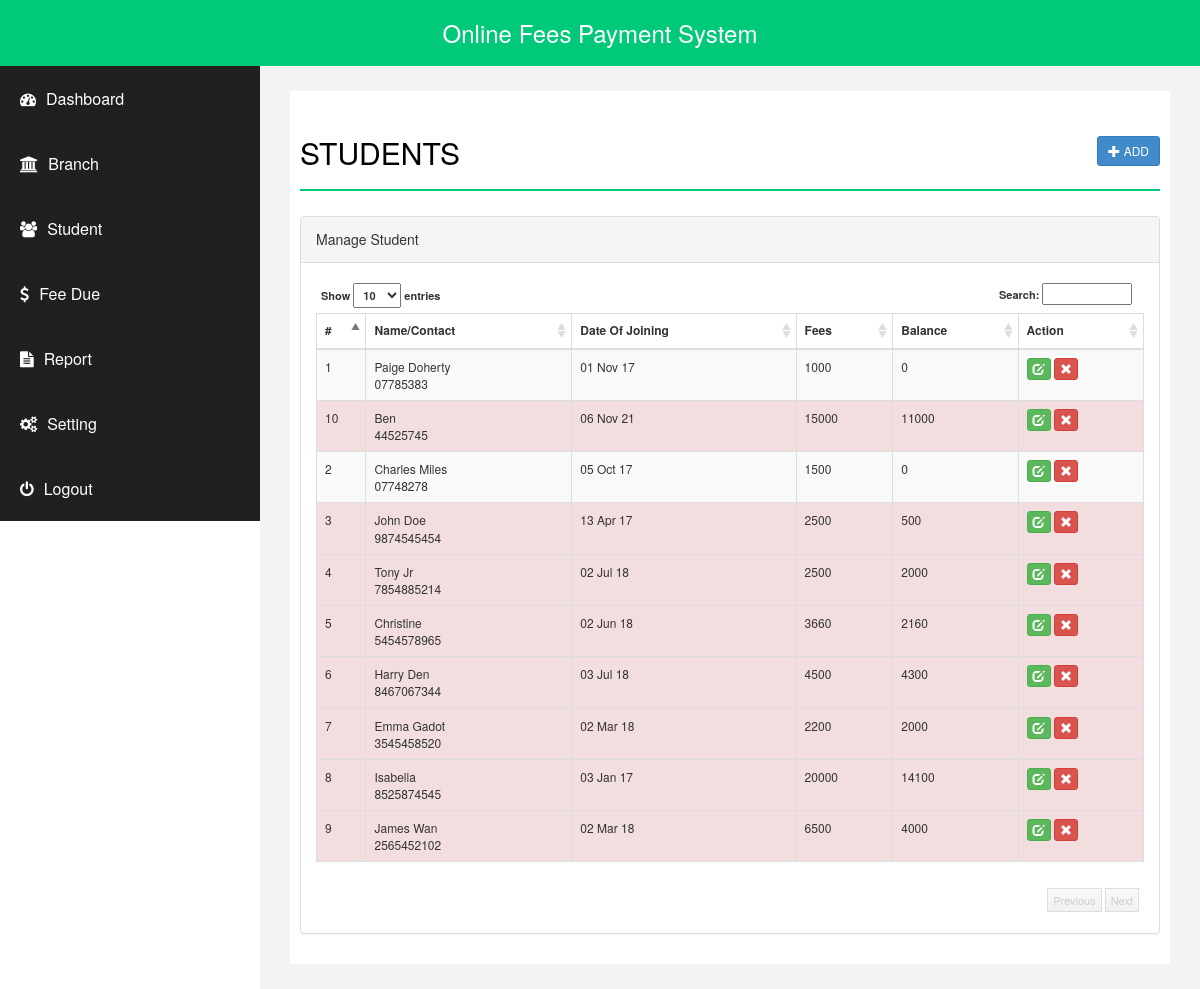
/student.php (signed in), run on the app's committed database.
### tables this page shows
CREATE TABLE `student` (
  `id` int(255) NOT NULL,
  `emailid` varchar(255) NOT NULL,
  `sname` varchar(255) NOT NULL,
  `joindate` datetime NOT NULL,
  `contact` varchar(255) NOT NULL,
  `fees` int(255) NOT NULL,
  `branch` varchar(255) NOT NULL,
  `balance` int(255) NOT NULL,
  `delete_status` enum('0','1') NOT NULL DEFAULT '0',
  `about` varchar(20) NOT NULL
);

### student.php (the view, shortened to what this page needs)
<?php
include("php/dbconnect.php");
$id="";
$emailid='';
$sname='';
$joindate = '';
$remark='';
$contact='';
$balance = 0;
$fees='';
$about = '';
$branch='';
$action = "add";
?>
<!DOCTYPE html>
<html xmlns="http://www.w3.org/1999/xhtml">
<head>
    <link href="css/bootstrap.css" rel="stylesheet" />
    <link href="css/font-awesome.css" rel="stylesheet" />
    <link href="css/basic.css" rel="stylesheet" />
    <link href="css/custom.css" rel="stylesheet" />
	<link href="css/ui.css" rel="stylesheet" />
	<link href="css/datepicker.css" rel="stylesheet" />
</head>
<?php
include("php/header.php");
?>
        <div id="page-wrapper">
            <div id="page-inner">
                <div class="row">
                    <div class="col-md-12">
                        <h1 class="page-head-line">Students
						<?php
						echo (isset($_GET['action']) && @$_GET['action']=="add" || @$_GET['action']=="edit")?
						' <a href="student.php" class="btn btn-primary btn-sm pull-right">Back <i class="glyphicon glyphicon-arrow-right"></i></a>':'<a href="student.php?action=add" class="btn btn-primary btn-sm pull-right"><i class="glyphicon glyphicon-plus"></i> Add </a>';
						?>
						</h1>
                    </div>
                </div>
        <?php
		 if(isset($_GET['action']) && @$_GET['action']=="add" || @$_GET['action']=="edit")
		 {
		?>
			<script type="text/javascript" src="js/validation/jquery.validate.min.js"></script>
                <div class="row">
                    <div class="col-sm-10 col-sm-offset-1">
               <div class="panel panel-primary">
                        <div class="panel-heading">
                           <?php echo ($action=="add")? "Add Student": "Edit Student"; ?>
                        </div>
						<form action="student.php" method="post" id="signupForm1" class="form-horizontal">
                        <div class="panel-body">
						<fieldset class="scheduler-border" >
						 <legend  class="scheduler-border">Personal Information : </legend>
						<div class="form-group">
								<label class="col-sm-2 control-label" for="Old">Name* </label>
								<div class="col-sm-10">
									<input type="text" class="form-control" id="sname" name="sname" value="<?php echo $sname;?>"  />
								</div>
							</div>
						<div class="form-group">
								<label class="col-sm-2 control-label" for="Old">Contact* </label>
								<div class="col-sm-10">
									<input type="text" class="form-control" id="contact" name="contact" value="<?php echo $contact;?>" maxlength="10" />
								</div>
							</div>
						<div class="form-group">
								<label class="col-sm-2 control-label" for="Old">Branch* </label>
								<div class="col-sm-10">
									<select  class="form-control" id="branch" name="branch" >
									<option value="" >Select Branch</option>
                                    <?php
									$sql = "select * from branch where delete_status='0' order by branch.branch asc";
									$q = $conn->query($sql);
									while($r = $q->fetch_assoc())
									{
									echo '<option value="'.$r['id'].'"  '.(($branch==$r['id'])?'selected="selected"':'').'>'.$r['branch'].'</option>';
									}
									?>
									</select>
								</div>
						</div>
						<div class="form-group">
								<label class="col-sm-2 control-label" for="Old">DOJ* </label>
								<div class="col-sm-10">
									<input type="text" class="form-control" id="joindate" name="joindate" value="<?php echo  ($joindate!='')?date("Y-m-d", strtotime($joindate)):'';?>" style="background-color: #fff;" readonly />
								</div>
							</div>
						 </fieldset>
							<fieldset class="scheduler-border" >
						 <legend  class="scheduler-border">Fee Information : </legend>
						<div class="form-group">
								<label class="col-sm-2 control-label" for="Old">Total Fees* </label>
								<div class="col-sm-10">
									<input type="text" class="form-control" id="fees" name="fees" value="<?php echo $fees;?>" <?php echo ($action=="update")?"disabled":""; ?>  />
								</div>
						</div>
						<?php
						if($action=="add")
						{
						?>
						<div class="form-group">
								<label class="col-sm-2 control-label" for="Old">Advance Fee* </label>
								<div class="col-sm-10">
									<input type="text" class="form-control" id="advancefees" name="advancefees" readonly   />
								</div>
						</div>
						<?php
						}
						?>
						<div class="form-group">
								<label class="col-sm-2 control-label" for="Old">Balance </label>
								<div class="col-sm-10">
									<input type="text" class="form-control"  id="balance" name="balance" value="<?php echo $balance;?>" disabled />
								</div>
						</div>
							<?php
						if($action=="add")
						{
						?>
							<div class="form-group">
								<label class="col-sm-2 control-label" for="Password">Fee Remark </label>
								<div class="col-sm-10">
	                        <textarea class="form-control" id="remark" name="remark"><?php echo $remark;?></textarea >
								</div>
							</div>
						<?php
						}
						?>
							</fieldset>
							 <fieldset class="scheduler-border" >
						 <legend  class="scheduler-border">Optional Information:</legend>
							<div class="form-group">
								<label class="col-sm-2 control-label" for="Password">About Student </label>
								<div class="col-sm-10">
	                        <textarea class="form-control" id="about" name="about"><?php echo $about;?></textarea >
								</div>
							</div>
							<div class="form-group">
								<label class="col-sm-2 control-label" for="Old">Email Id </label>
								<div class="col-sm-10">
									<input type="text" class="form-control" id="emailid" name="emailid" value="<?php echo $emailid;?>"  />
								</div>
						    </div>
							</fieldset>
						<div class="form-group">
								<div class="col-sm-8 col-sm-offset-2">
								<input type="hidden" name="id" value="<?php echo $id;?>">
								<input type="hidden" name="action" value="<?php echo $action;?>">
									<button type="submit" name="save" class="btn btn-primary">Save </button>
								</div>
							</div>
                         </div>
							</form>
                        </div>
                            </div>
                </div>
		<script type="text/javascript">
		$( document ).ready( function () {
		$( "#joindate" ).datepicker({
dateFormat:"yy-mm-dd",
changeMonth: true,
changeYear: true,
yearRange: "1970:<?php echo date('Y');?>"
});
		if($("#signupForm1").length > 0)
         {
		 <?php if($action=='add')
		 {
		 ?>
			$( "#signupForm1" ).validate( {
				rules: {
					sname: "required",
					joindate: "required",
					emailid: "email",
					branch: "required",
					contact: {
						required: true,
						digits: true
					},
					fees: {
						required: true,
						digits: true
					},
					advancefees: {
						required: true,
						digits: true
					},
				},
			<?php
			}else
			{
			?>
			$( "#signupForm1" ).validate( {
				rules: {
					sname: "required",
					joindate: "required",
					emailid: "email",
					branch: "required",
					contact: {
						required: true,
						digits: true
					}
				},
			<?php
			}
			?>
				errorElement: "em",
				errorPlacement: function ( error, element ) {
					// Add the `help-block` class to the error element
					error.addClass( "help-block" );
					// Add `has-feedback` class to the parent div.form-group
					// in order to add icons to inputs
					element.parents( ".col-sm-10" ).addClass( "has-feedback" );
					if ( element.prop( "type" ) === "checkbox" ) {
						error.insertAfter( element.parent( "label" ) );
					} else {
						error.insertAfter( element );
					}
					// Add the span element, if doesn't exists, and apply the icon classes to it.
					if ( !element.next( "span" )[ 0 ] ) {
						$( "<span class='glyphicon glyphicon-remove form-control-feedback'></span>" ).insertAfter( element );
					}
				},
				success: function ( label, element ) {
					// Add the span element, if doesn't exists, and apply the icon classes to it.
					if ( !$( element ).next( "span" )[ 0 ] ) {
						$( "<span class='glyphicon glyphicon-ok form-control-feedback'></span>" ).insertAfter( $( element ) );
					}
				},
				highlight: function ( element, errorClass, validClass ) {
					$( element ).parents( ".col-sm-10" ).addClass( "has-error" ).removeClass( "has-success" );
					$( element ).next( "span" ).addClass( "glyphicon-remove" ).removeClass( "glyphicon-ok" );
				},
				unhighlight: function ( element, errorClass, validClass ) {
					$( element ).parents( ".col-sm-10" ).addClass( "has-success" ).removeClass( "has-error" );
					$( element ).next( "span" ).addClass( "glyphicon-ok" ).removeClass( "glyphicon-remove" );
				}
			} );
			}
		} );
		$("#fees").keyup( function(){
		$("#advancefees").val("");
		$("#balance").val(0);
		var fee = $.trim($(this).val());
		if( fee!='' && !isNaN(fee))
		{
		$("#advancefees").removeAttr("readonly");
		$("#balance").val(fee);
		$('#advancefees').rules("add", {
            max: parseInt(fee)
        });
		}
		else{
		$("#advancefees").attr("readonly","readonly");
		}
		});
		$("#advancefees").keyup( function(){
		var advancefees = parseInt($.trim($(this).val()));
		var totalfee = parseInt($("#fees").val());
		if( advancefees!='' && !isNaN(advancefees) && advancefees<=totalfee)
		{
		var balance = totalfee-advancefees;
		$("#balance").val(balance);
		}
		else{
		$("#balance").val(totalfee);
		}
		});
	</script>
		<?php
		}else{
		?>
		 <link href="css/datatable/datatable.css" rel="stylesheet" />
		<div class="panel panel-default">
                        <div class="panel-heading">
                            Manage Student
                        </div>
                        <div class="panel-body">
                            <div class="table-sorting table-responsive">
                                <table class="table table-striped table-bordered table-hover" id="tSortable22">
                                    <thead>
                                        <tr>
                                            <th>#</th>
                                            <th>Name/Contact</th>
                                            <th>Date Of Joining</th>
                                            <th>Fees</th>
											<th>Balance</th>
											<th>Action</th>
                                        </tr>
                                    </thead>
                                    <tbody>
									<?php
									$sql = "select * from student where delete_status='0' or delete_status='1'";
									$q = $conn->query($sql);
									$i=1;
									while($r = $q->fetch_assoc())
									{
									echo '<tr '.(($r['balance']>0)?'class="danger"':'').'>
                                            <td>'.$i.'</td>
                                            <td>'.$r['sname'].'<br/>'.$r['contact'].'</td>
                                            <td>'.date("d M y", strtotime($r['joindate'])).'</td>
                                            <td>'.$r['fees'].'</td>
											<td>'.$r['balance'].'</td>
											<td>
											<a href="student.php?action=edit&id='.$r['id'].'" class="btn btn-success btn-xs"><span class="glyphicon glyphicon-edit"></span></a>
											<a onclick="return confirm(\'Are you sure you want to delete this record\');" href="student.php?action=delete&id='.$r['id'].'" class="btn btn-danger btn-xs"><span class="glyphicon glyphicon-remove"></span></a> </td>
                                        </tr>';
										$i++;
									}
									?>
                                    </tbody>
                                </table>
                            </div>
                        </div>
                    </div>
		<?php
		}
		?>
            </div>
        </div>
    </div>
</body>
</html>

### php/header.php (shortened to what this page needs)
<body>
    <div id="wrapper">
        <nav class="navbar navbar-default navbar-cls-top " role="navigation" style="margin-bottom: 0">
        <h3 style="text-align:center;"><a href="index.php" style="text-decoration: none !important;color: white;">Online Fees Payment System</a></h3>
        </nav>
        <nav class="navbar-default navbar-side" role="navigation">
            <div class="sidebar-collapse">
                <ul class="nav" id="main-menu">
                    <li>
                        <a href="index.php"><i class="fa fa-dashboard "></i>Dashboard</a>
                    </li>
					 <li>
                        <a href="branch.php"><i class="fa fa-university "></i>Branch</a>
                    </li>
					 <li>
                        <a href="student.php"><i class="fa fa-users "></i>Student</a>
                    </li>
					<li>
                        <a href="fees.php"><i class="fa fa-usd "></i>Fee Due</a>
                    </li>
					 <li>
                        <a href="report.php"><i class="fa fa-file-text "></i>Report </a>
                    </li>
					<li>
                        <a href="setting.php"><i class="fa fa-cogs "></i>Setting</a>
                    </li>
					 <li>
                        <a href="logout.php"><i class="fa fa-power-off "></i>Logout</a>
                    </li>
                </ul>
            </div>
        </nav>

### css/basic.css (style rules this page uses)
body { font-family:"Helvetica Neue", Helvetica, Arial, sans-serif; line-height:25px; }
#wrapper { width: 100%; }
#page-wrapper, .page-wrapper-student { padding: 15px 15px; background: #F3F3F3; }
#page-inner { width: 100%; margin: 10px 20px 10px 0px; background-color: #fff!important; padding: 10px; }
.page-head-line { font-size: 30px; text-transform: uppercase; color: #000; font-weight: 500; padding-bottom: 20px; border-bottom: 2px solid #00CA79; margin-bottom: 10px; }
.sidebar-collapse, .sidebar-collapse .nav { background: none; }
.sidebar-collapse .nav { padding: 0; }
.sidebar-collapse .nav > li > a { color: #fff; background: #202020; text-shadow: none; padding: 15px 40px; border: 0px solid #2F2E31; }
.sidebar-collapse > .nav > li > a { font-size: 16px; padding: 20px; text-align: left; text-decoration: none; }
.navbar-side { border: none; background-color: #202020; }
.navbar-cls-top { background: #00CA79; border-bottom: none; }
.navbar-default { border: 0px solid black; }
.nav > li > a > i { margin-right: 10px; }
@media (min-width:768px) { #page-wrapper { margin: 0 0 0 260px; padding: 15px 30px; } }
@media (min-width:768px) { .navbar-side { z-index: 1; position: absolute; width: 260px; } }
@media (min-width:768px) { .navbar { border-radius: 0px; } }

### css/datatable/datatable.css (style rules this page uses)
.dataTable { float: left; }
.table-sorting { padding: 0px; position: relative; font-size: 12px; background-color: #FFF; }
.table-sorting .table { border-top: 1px solid #DDD; border-bottom: 1px solid #DDD; }
.table-sorting .sorting_asc { background: url('../../img/datatable/sort_asc.png') no-repeat center right; cursor: pointer; }
.table-sorting .sorting { background: url('../../img/datatable/sort_both.png') no-repeat center right; cursor: pointer; }

### data on the page
student: sname "Paige Doherty", contact "07785383", joindate "01 Nov 17", fees "1000", balance "0"
student: sname "Charles Miles", contact "07748278", joindate "05 Oct 17", fees "1500", balance "0"
student: sname "John Doe", contact "9874545454", joindate "13 Apr 17", fees "2500", balance "500"
student: sname "Tony Jr", contact "7854885214", joindate "02 Jul 18", fees "2500", balance "2000"
student: sname "Christine", contact "5454578965", joindate "02 Jun 18", fees "3660", balance "2160"
student: sname "Harry Den", contact "8467067344", joindate "03 Jul 18", fees "4500", balance "4300"
student: sname "Emma Gadot", contact "3545458520", joindate "02 Mar 18", fees "2200", balance "2000"
student: sname "Isabella", contact "8525874545", joindate "03 Jan 17", fees "20000", balance "14100"
student: sname "James Wan", contact "2565452102", joindate "02 Mar 18", fees "6500", balance "4000"
student: sname "Ben", contact "44525745", joindate "06 Nov 21", fees "15000", balance "11000"
